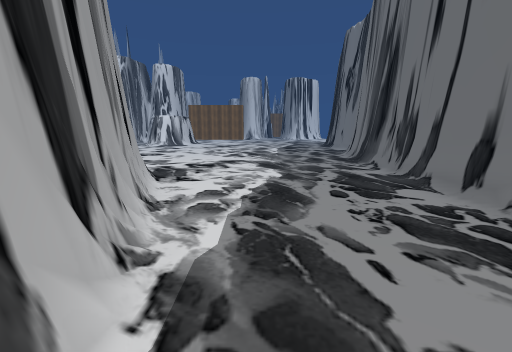
view 1 (above)

21 first-person views from a walk through a Unity game level. The camera is 1.4 m above the floor, tilts 10° down and sees 90° across. The floor is counted in squares, 1 m on a side. Each view is taken from the middle of a square. On the plan, view 1 faces up. The plan holds only what a view shows up to about 13 squares ahead; the rest is blank. The place goes on beyond the plan. The player is left out. Some surface patterns are stand-ins.

view 2
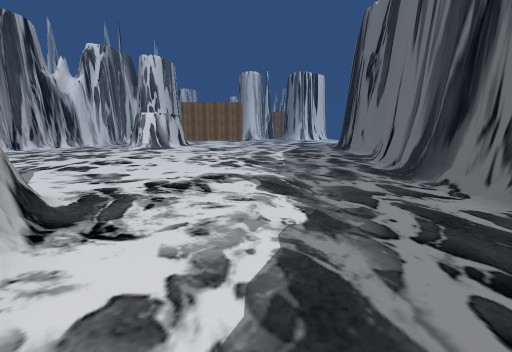

view 3
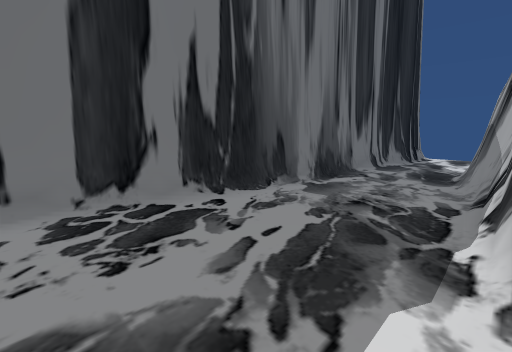

view 4
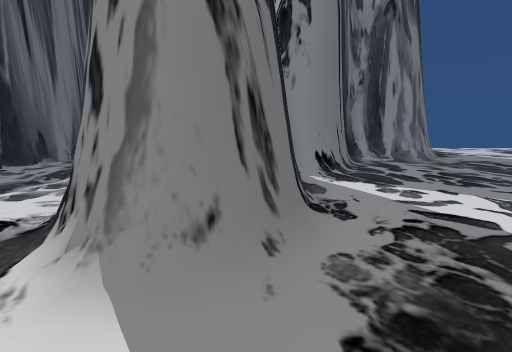

view 5
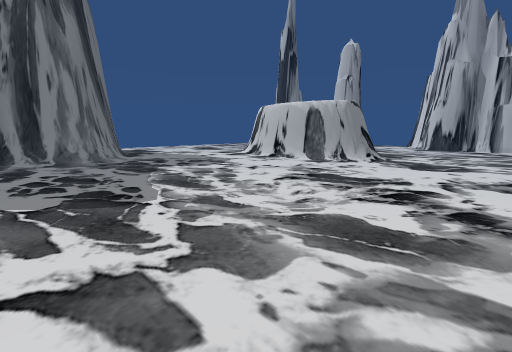

view 6
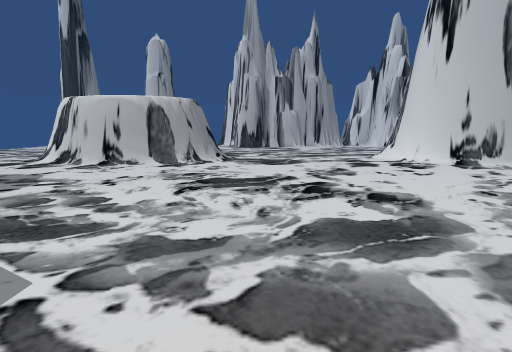

view 7
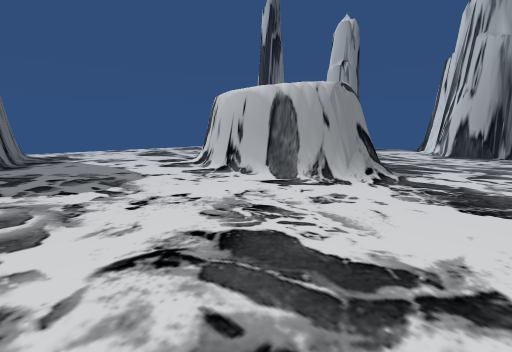

view 8
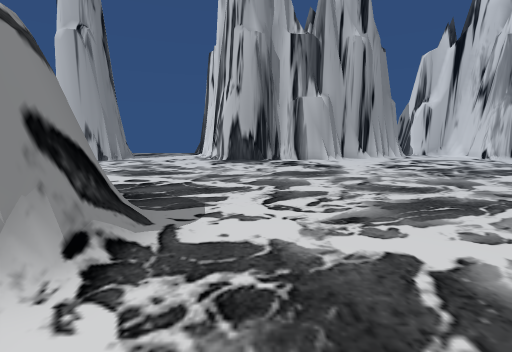

view 9
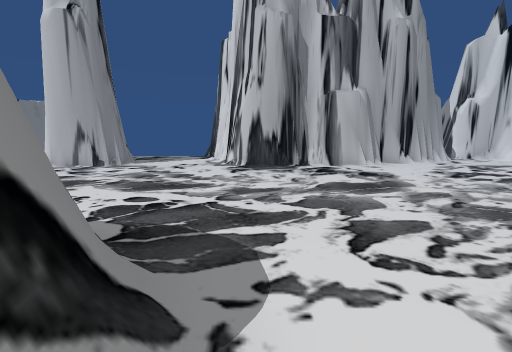

view 10
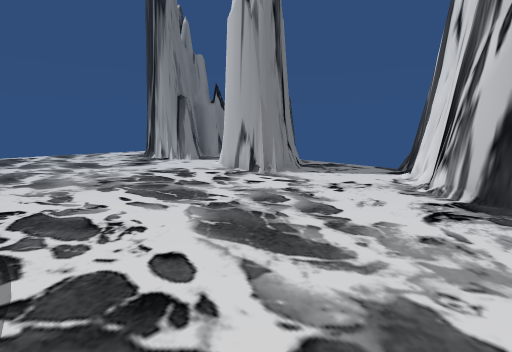

view 11
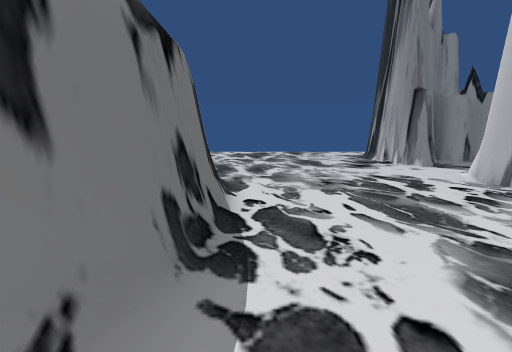

view 12
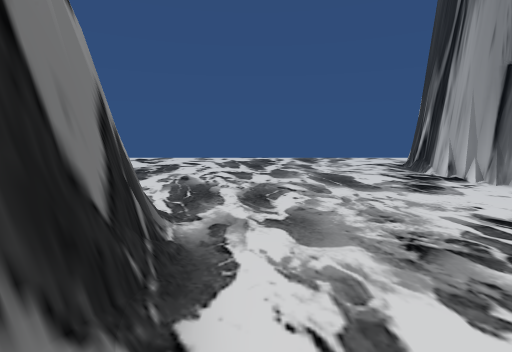

view 13
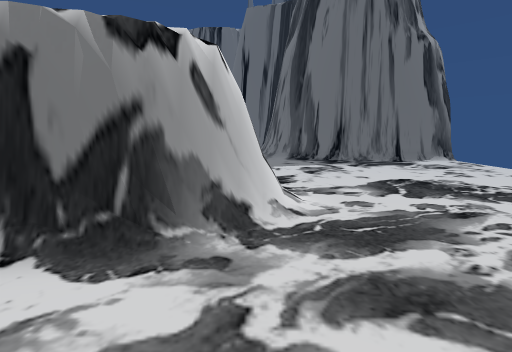

view 14
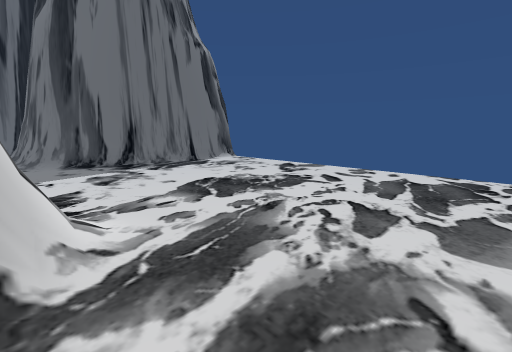

view 15
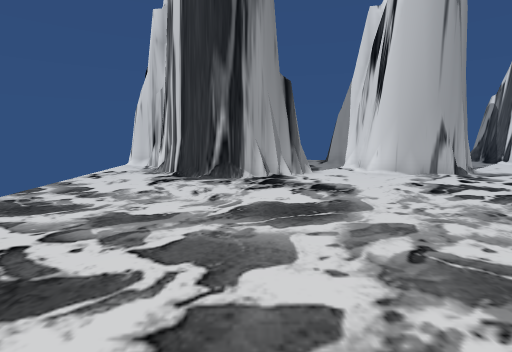

view 16
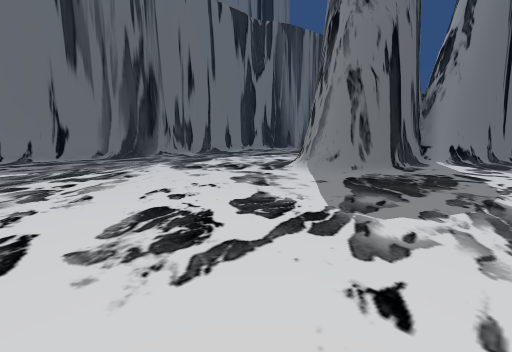

view 17
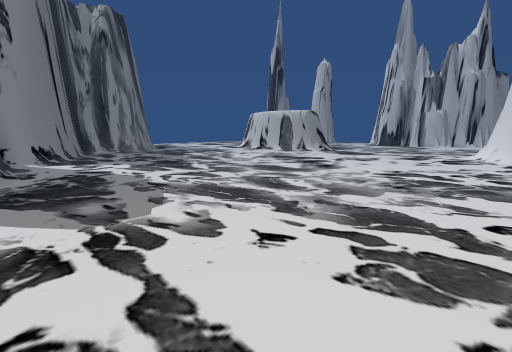

view 18
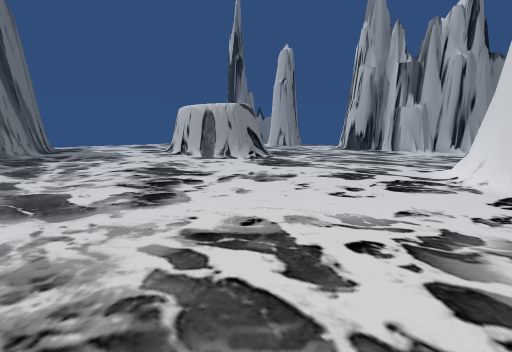

view 19
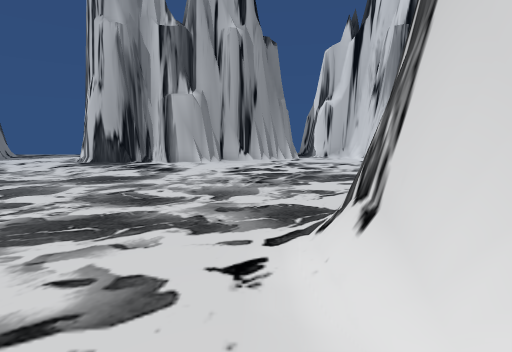

view 20
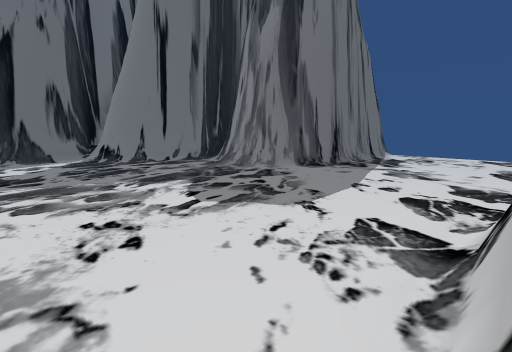

view 21
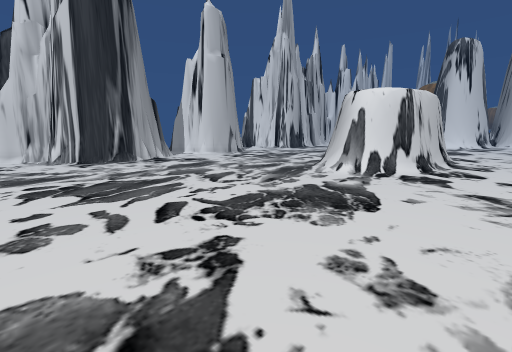

### Floor plan
Key: @ floor where view 1 was taken; # wall or solid block; . floor; = window, fence, low wall or low ledge.
Columns run from 35 left of view 1 to 6 right of it. Each row starts with its distance up from view 1.
 17 #........ ####...........................#
 16 #.........###............................#
 15 ##.......................................#
 14  #......................................##
 13  #......................................#
 12  #......................................#
 11  #......................................#
 10  #......................................#
  9  #............................=.........#
  8  #...........................###........#
  7 ##........##=...............#####.......#
  6 ..........###...............##  #.......#
  5 .........#####..............#   ##......#
  4 .........#  ##..............#    #.....##
  3 .........#   #.............=#    #.....##
  2 ##.......#   #............###    ##....#
  1  ##......#####............#       #....#
  0  ##......####............##       #@...#
 -1 ##........###.........=..#        #....#
 -2 ....................######        #...##
 -3 ...................##             ##..#
 -4 .##................##             ##..#
 -5 ###................#                ..#
 -6   #................#                ..#
 -7  ##...............##               ...#
 -8 ##................##               ..##
 -9 #.................#                ..#
-10 ..................#                ..#
-11                   =

Positions as (right, up) in squares from view 1, and headings:
1: (0, 0), facing up
2: (0, 4), facing up
3: (-1, 5), facing down-right
4: (-6, 11), facing down
5: (-11, 12), facing down-left
6: (-11, 9), facing left
7: (-16, 10), facing down-left
8: (-21, 9), facing left
9: (-23, 8), facing left
10: (-27, 8), facing down-left
11: (-27, 7), facing down
12: (-27, 3), facing down
13: (-29, -1), facing right
14: (-28, -1), facing down-right
15: (-25, -5), facing left
16: (-10, 17), facing down-right
17: (-7, 17), facing down-left
18: (-14, 17), facing down-left
19: (-22, 15), facing left
20: (-22, 6), facing down-right
21: (-20, -10), facing up-left
